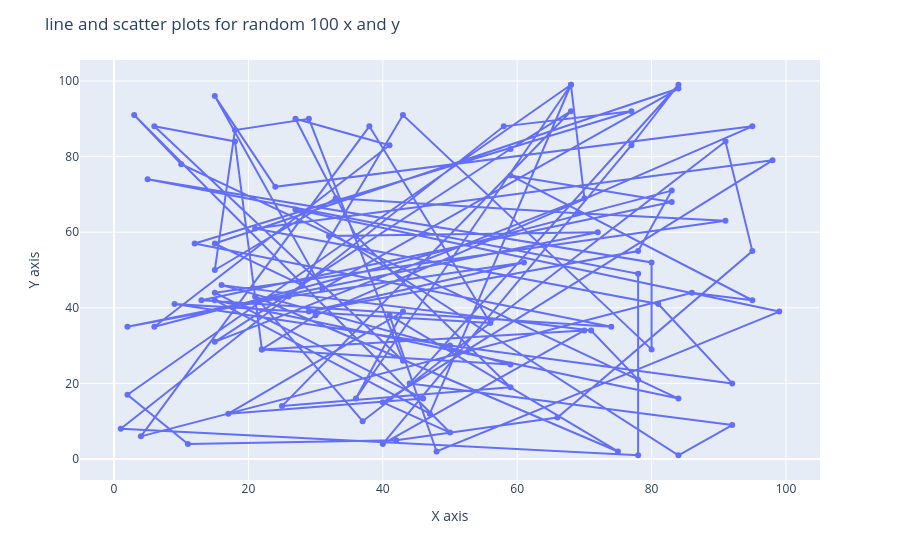

Notebook cell for this chart:
### Code cell
# 2. Write a program to draw line and scatter plots for random 100 x and y coordinates 

data={
    "X":np.random.randint(1,100,100),
    "Y":np.random.randint(1,100,100)
}

df=pd.DataFrame(data)

line_fig=ple.line(df,x='X',y='Y')

scatter_fig=ple.scatter(df,x='X',y='Y')

line_fig.add_traces(scatter_fig.data)

line_fig.update_layout(xaxis_title='X axis',yaxis_title='Y axis',title="line and scatter plots for random 100 x and y")

line_fig.show()

### Figure 1 — Plotly figure (JSON) as saved in the notebook; plotly's stock layout.template omitted (floating-point values rounded to 4 significant figures)
{"data": [{"hovertemplate": "X=%{x}<br>Y=%{y}<extra></extra>", "legendgroup": "", "line": {"color": "#636efa", "dash": "solid"}, "marker": {"symbol": "circle"}, "mode": "lines", "name": "", "orientation": "v", "showlegend": false, "type": "scatter", "x": [32, 72, 2, 26, 61, 29, 78, 83, 6, 41, 27, 36, 59, 25, 68, 59, 15, 70, 68, 47, 15, 84, 10, 3, 50, 40, 98, 21, 81, 92, 50, 9, 56, 38, 4, 86, 95, 59, 83, 13, 74, 12, 77, 58, 1, 78, 78, 5, 80, 80, 43, 28, 15, 84, 31, 15, 24, 95, 30, 22, 18, 6, 43, 29, 18, 15, 33, 69, 91, 15, 46, 17, 43, 36, 68, 2, 11, 42, 66, 95, 91, 37, 21, 75, 41, 48, 99, 27, 84, 92, 44, 84, 77, 40, 70, 22, 59, 16, 71, 78], "xaxis": "x", "y": [59, 60, 35, 43, 52, 39, 55, 71, 35, 83, 90, 59, 19, 14, 92, 82, 31, 69, 99, 12, 42, 16, 78, 91, 7, 15, 79, 61, 41, 20, 30, 41, 36, 88, 6, 44, 42, 75, 68, 42, 35, 57, 92, 88, 8, 1, 49, 74, 52, 29, 91, 46, 57, 98, 45, 96, 72, 88, 38, 29, 84, 88, 26, 90, 87, 50, 69, 65, 63, 44, 16, 12, 39, 16, 99, 17, 4, 5, 11, 55, 84, 10, 43, 2, 38, 2, 39, 66, 1, 9, 20, 99, 83, 4, 34, 29, 25, 46, 34, 21], "yaxis": "y"}, {"hovertemplate": "X=%{x}<br>Y=%{y}<extra></extra>", "legendgroup": "", "marker": {"color": "#636efa", "symbol": "circle"}, "mode": "markers", "name": "", "orientation": "v", "showlegend": false, "type": "scatter", "x": [32, 72, 2, 26, 61, 29, 78, 83, 6, 41, 27, 36, 59, 25, 68, 59, 15, 70, 68, 47, 15, 84, 10, 3, 50, 40, 98, 21, 81, 92, 50, 9, 56, 38, 4, 86, 95, 59, 83, 13, 74, 12, 77, 58, 1, 78, 78, 5, 80, 80, 43, 28, 15, 84, 31, 15, 24, 95, 30, 22, 18, 6, 43, 29, 18, 15, 33, 69, 91, 15, 46, 17, 43, 36, 68, 2, 11, 42, 66, 95, 91, 37, 21, 75, 41, 48, 99, 27, 84, 92, 44, 84, 77, 40, 70, 22, 59, 16, 71, 78], "xaxis": "x", "y": [59, 60, 35, 43, 52, 39, 55, 71, 35, 83, 90, 59, 19, 14, 92, 82, 31, 69, 99, 12, 42, 16, 78, 91, 7, 15, 79, 61, 41, 20, 30, 41, 36, 88, 6, 44, 42, 75, 68, 42, 35, 57, 92, 88, 8, 1, 49, 74, 52, 29, 91, 46, 57, 98, 45, 96, 72, 88, 38, 29, 84, 88, 26, 90, 87, 50, 69, 65, 63, 44, 16, 12, 39, 16, 99, 17, 4, 5, 11, 55, 84, 10, 43, 2, 38, 2, 39, 66, 1, 9, 20, 99, 83, 4, 34, 29, 25, 46, 34, 21], "yaxis": "y"}], "layout": {"legend": {"tracegroupgap": 0}, "margin": {"t": 60}, "title": {"text": "line and scatter plots for random 100 x and y"}, "xaxis": {"anchor": "y", "domain": [0, 1], "title": {"text": "X axis"}}, "yaxis": {"anchor": "x", "domain": [0, 1], "title": {"text": "Y axis"}}}}
